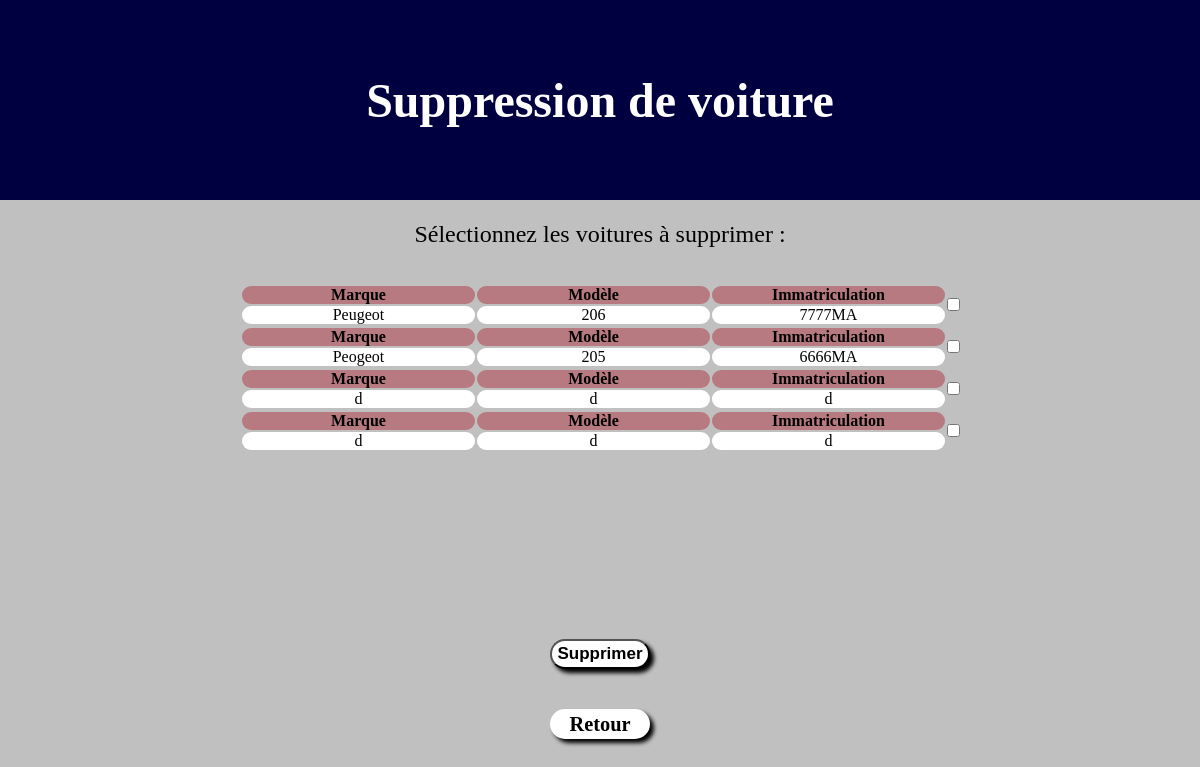
/projet/suppression.php (signed in), run on the app's committed database.
### tables this page shows
CREATE TABLE IF NOT EXISTS `voiture` (
  `id` int(11) NOT NULL AUTO_INCREMENT,
  `marque` varchar(255) NOT NULL,
  `modele` varchar(255) NOT NULL,
  `immatriculation` varchar(255) NOT NULL,
  `id_personne` int(11) NOT NULL,
  PRIMARY KEY (`id`)
);

### projet/suppression.php (the view, shortened to what this page needs)
<?php
	$bdd = new PDO('mysql:host=localhost;dbname=enregistrement;charset=utf8', 'root', '');
	$voitures = $bdd -> prepare('SELECT * FROM voiture WHERE id_personne=?');
	$voitures -> execute(array($_SESSION["id"]));
	$voitures_copie = $bdd -> prepare('SELECT * FROM voiture WHERE id_personne=?');
	$voitures_copie -> execute(array($_SESSION["id"]));
	$voiture_existe = false;
	if ($test = $voitures_copie -> fetch())
		$voiture_existe = true;
?>
<!DOCTYPE html>
<html>
<head>
	<link rel="stylesheet" type="text/css" href="style.css">
</head>
<body>
	<div id="en_tete">
		<h2>Suppression de voiture</h2>
	</div>
	<div id="corps">
		<p id="demande">Sélectionnez les voitures à supprimer :</p>
		<?php
		if (!$voiture_existe){
			echo '<p>Vous n\'avez pas encore de voiture.</p>';
		}
		else{
			echo '<form method="post" action="suppression_traitement.php">';
			echo '<div id="voitures">';
			while ($voiture = $voitures -> fetch()){
		?>
		<div class="tableau_voiture">
			<table>
				<tr>
					<th>Marque</th>
					<th>Modèle</th>
					<th>Immatriculation</th>
				</tr>
				<tr>
					<td><?php echo $voiture['marque'];?></td>
					<td><?php echo $voiture['modele'];?></td>
					<td><?php echo $voiture['immatriculation'];?></td>
				</tr>
			</table>
			<p>
				<input type="checkbox" name=<?php echo '"'.$voiture["id"].'"';?> />
			</p>
		</div>
		<?php
		}
		echo '</div>';
		echo '<p><input type="submit" value="Supprimer" /></p>';
		echo '</form>';
		}
		?>
		<p id='retour'><a class='retour' href="accueil.php">Retour</a></p>
	</div>
</body>
</html>

### projet/style.css (style rules this page uses)
* { margin: 0; padding: 0; }
html { height: 100%; width: 100%; }
body { background-color: silver; height: 100%; width: 100%; min-width: 600px; min-height: 440px; }
#en_tete { background-color: rgb(0,0,64); color: white; height: 25%; display: flex; flex-direction: column; justify-content: space-around; }
#en_tete h1, #en_tete h2 { font-size: 300%; width: 50%; min-width: 400px; text-align: center; margin: auto; }
#corps { height: 70%; width: 100%; display: flex; flex-direction: column; justify-content: space-around; align-items: center; }
#corps p { margin: auto; text-align: center; }
#demande { font-size: 150%; width: 80%; }
a { text-decoration: none; color: black; font-size: 20px; font-weight: bold; }
form , form#inscription { display: flex; flex-direction: column; justify-content: space-around; align-items: center; }
form { height: 75%; }
form p { display: flex; flex-direction: column; justify-content: space-around; }
input[type='submit'] , #retour { width: 100px; height: 30px; background-color: white; box-shadow: 4px 4px 4px black; border-radius: 20px; font-size: 17px; font-weight: bold; }
.retour { height: 100%; display: flex; flex-direction: column; justify-content: center; font-size: 120%; border-radius: 20px; }
.tableau_voiture { width: 75%; }
.tableau_voiture table , .transfert_tableau_voiture table { width: 100%; }
.tableau_voiture table th , .transfert_tableau_voiture table th { background-color: rgba(168, 15, 30, 0.4); border-radius: 10px; }
.tableau_voiture table td , .transfert_tableau_voiture table td { background-color: white; width: 25%; text-align: center; border-radius: 10px; }
.tableau_voiture { display: flex; }
#voitures , #personnes, #bloc_personnes { width: 100%; height: 80%; padding-top: 15px; display: flex; flex-direction: column; align-items: center; overflow: auto; }
form { width: 80%; }

### data on the page
voiture: marque "Peugeot", modele "206", immatriculation "7777MA"
voiture: marque "Peogeot", modele "205", immatriculation "6666MA"
voiture: marque "d", modele "d", immatriculation "d"
voiture: marque "d", modele "d", immatriculation "d"
